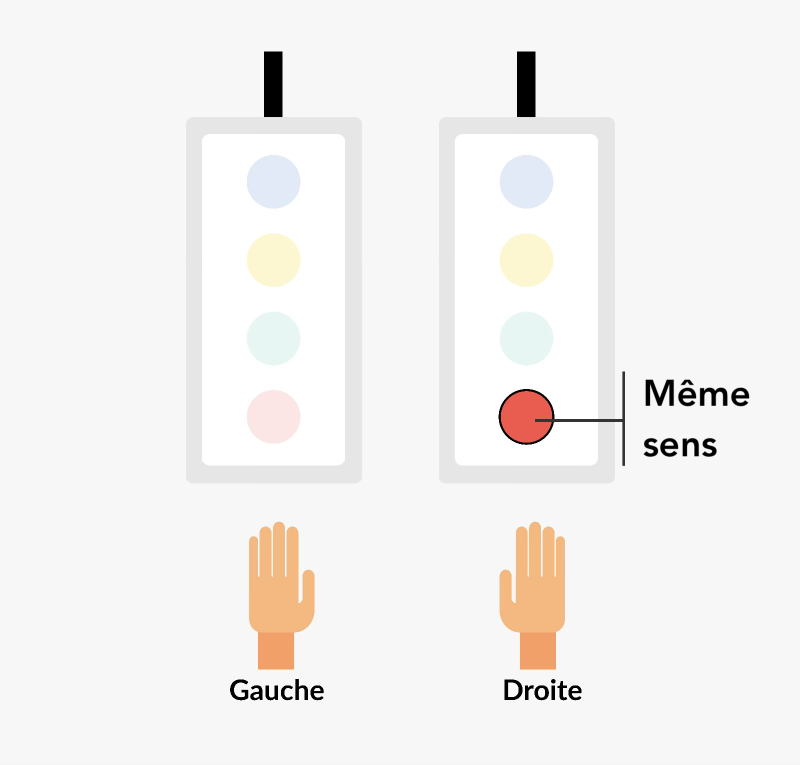
#> input picture instructions/response_pad_reference.png, 1600 x 1529 px (shown at 1/2 size)
$ python make_button_images.py
#> lines starting #> are read from the running program, lines starting #| are printed output that depends on the picture
"""Draw the response-pad pictures used in the instructions, from
response_pad_reference.png (two pads, buttons blue / yellow / green / red from
the top): every button is faded except the green ones the task uses, which
are highlighted and labelled.

    pad_localizer.png         right green: "Même sens"
    pad_congruent_left.png    left green "Naturel", right green "Étrange"
    pad_congruent_right.png   left green "Étrange", right green "Naturel"

Usage: python3 make_button_images.py [LABEL_FONT.ttf]   (default: Lato Bold)
"""
import sys
from pathlib import Path

from PIL import Image, ImageDraw, ImageFont

HERE = Path(__file__).resolve().parent
FONT = sys.argv[1] if len(sys.argv) > 1 else \
    "/Library/Frameworks/R.framework/Versions/4.6/Resources/library/rmarkdown/rmd/h/bootstrap/css/fonts/LatoBold.ttf"

BG = (247, 247, 247)
PAD_WHITE = (255, 255, 255)
FADED = {"blue": (226, 234, 247), "yellow": (252, 247, 208), "green": (231, 246, 243), "red": (251, 230, 229)}
GREEN = (88, 190, 110)
INK = (17, 17, 17)
LINE = (51, 51, 51)
PAD_X = {"left": 547, "right": 1053}
BUTTON_Y = {"blue": 363, "yellow": 520, "green": 677, "red": 833}
R = 54


def circle(d, x, y, r, **kw):
    d.ellipse((x - r, y - r, x + r, y + r), **kw)


def draw(labels):
    """labels: {"left"/"right": text or None}; text may contain a newline."""
    im = Image.open(HERE / "response_pad_reference.png").convert("RGB")
    d = ImageDraw.Draw(im)
    # Erase the reference's label and the line to its red button.
    d.rectangle((1100, 834, 1195, 846), fill=PAD_WHITE)
    d.rectangle((1196, 834, 1229, 846), fill=(230, 230, 230))
    d.rectangle((1230, 700, 1600, 960), fill=BG)
    font = ImageFont.truetype(FONT, 72)
    for side, x in PAD_X.items():
        for name, y in BUTTON_Y.items():
            circle(d, x, y, R + 4, fill=PAD_WHITE)
            if name == "green" and labels.get(side):
                circle(d, x, y, R, fill=GREEN, outline=(0, 0, 0), width=4)
            else:
                circle(d, x, y, R, fill=FADED[name])
    y = BUTTON_Y["green"]
    for side, text in labels.items():
        if not text:
            continue
        lines = text.split("\n")
        height = 105 * len(lines)
        if side == "right":
            bar, x_text, anchor = 1247, 1288, "la"
            d.line((PAD_X[side] + 17, y, bar, y), fill=LINE, width=4)
        else:
            bar, x_text, anchor = 353, 312, "ra"
            d.line((bar, y, PAD_X[side] - 17, y), fill=LINE, width=4)
        d.line((bar, y - height / 2 - 4, bar, y + height / 2 + 4), fill=LINE, width=4)
        for i, line in enumerate(lines):
            d.text((x_text, y - height / 2 + 105 * i + 8), line, font=font, fill=INK, anchor=anchor)
    return im


def main():
    out = {
        "pad_localizer.png": {"right": "Même\nsens"},
        "pad_congruent_left.png": {"left": "Naturel", "right": "Étrange"},
        "pad_congruent_right.png": {"left": "Étrange", "right": "Naturel"},
    }
    for name, labels in out.items():
        draw(labels).save(HERE / name, optimize=True)
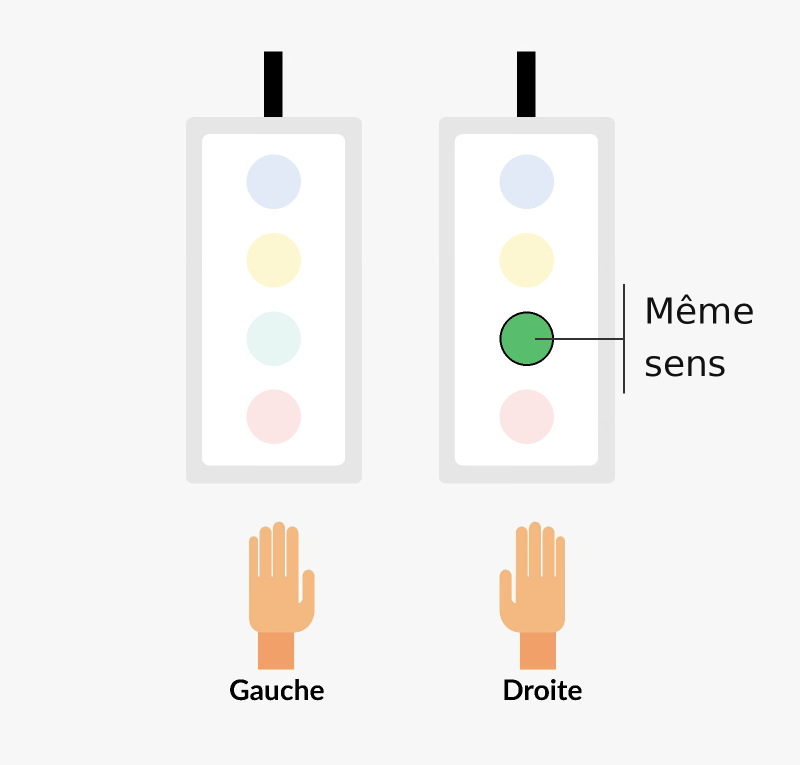
#> saved as pad_localizer.png: PIL image 1600x1529 RGB (shown at 1/2 size); mean R, G, B 243.9, 242.8, 241
        print("wrote", name)


if __name__ == "__main__":
    main()
